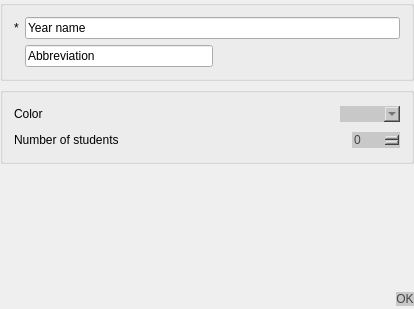
<?xml version="1.0" encoding="UTF-8"?>
<ui version="4.0">
 <class>ClassesDialog</class>
 <widget class="QDialog" name="ClassesDialog">
  <property name="geometry">
   <rect>
    <x>0</x>
    <y>0</y>
    <width>414</width>
    <height>309</height>
   </rect>
  </property>
  <property name="windowTitle">
   <string>Add Group</string>
  </property>
  <layout class="QGridLayout" name="gridLayout_6">
   <property name="leftMargin">
    <number>0</number>
   </property>
   <property name="topMargin">
    <number>0</number>
   </property>
   <property name="rightMargin">
    <number>0</number>
   </property>
   <property name="bottomMargin">
    <number>0</number>
   </property>
   <property name="spacing">
    <number>0</number>
   </property>
   <item row="0" column="0">
    <layout class="QGridLayout" name="gridLayout_5">
     <item row="0" column="0">
      <widget class="QGroupBox" name="groupBox">
       <property name="title">
        <string/>
       </property>
       <layout class="QGridLayout" name="gridLayout_2">
        <item row="0" column="0">
         <layout class="QGridLayout" name="gridLayout">
          <item row="0" column="1">
           <layout class="QVBoxLayout" name="verticalLayout">
            <item>
             <widget class="QLineEdit" name="Name">
              <property name="text">
               <string>Year name</string>
              </property>
             </widget>
            </item>
           </layout>
          </item>
          <item row="1" column="1">
           <layout class="QHBoxLayout" name="horizontalLayout">
            <item>
             <widget class="QLineEdit" name="Abbreviation">
              <property name="text">
               <string>Abbreviation</string>
              </property>
             </widget>
            </item>
            <item>
             <spacer name="horizontalSpacer">
              <property name="orientation">
               <enum>Qt::Horizontal</enum>
              </property>
              <property name="sizeHint" stdset="0">
               <size>
                <width>40</width>
                <height>20</height>
               </size>
              </property>
             </spacer>
            </item>
           </layout>
          </item>
          <item row="0" column="0">
           <widget class="QLabel" name="label_3">
            <property name="text">
             <string>*</string>
            </property>
           </widget>
          </item>
         </layout>
        </item>
       </layout>
      </widget>
     </item>
     <item row="3" column="0">
      <layout class="QHBoxLayout" name="horizontalLayout_4">
       <item>
        <spacer name="horizontalSpacer_4">
         <property name="orientation">
          <enum>Qt::Horizontal</enum>
         </property>
         <property name="sizeHint" stdset="0">
          <size>
           <width>40</width>
           <height>20</height>
          </size>
         </property>
        </spacer>
       </item>
       <item>
        <widget class="QPushButton" name="Ok">
         <property name="styleSheet">
          <string notr="true">QPushButton{
	font: 75 11pt &quot;Times New Roman&quot;;
	color: rgb(70, 70, 70);
	background-color: rgb(200, 200, 200);
	border: 0px solid;
}

QPushButton:hover {
	background-color: rgb(231, 231, 231);
}</string>
         </property>
         <property name="text">
          <string>OK</string>
         </property>
        </widget>
       </item>
      </layout>
     </item>
     <item row="1" column="0">
      <widget class="QGroupBox" name="groupBox_2">
       <property name="title">
        <string/>
       </property>
       <layout class="QGridLayout" name="gridLayout_4">
        <item row="0" column="0">
         <layout class="QGridLayout" name="gridLayout_3">
          <item row="0" column="0">
           <layout class="QHBoxLayout" name="horizontalLayout_2">
            <item>
             <widget class="QLabel" name="label">
              <property name="text">
               <string>Color</string>
              </property>
             </widget>
            </item>
            <item>
             <spacer name="horizontalSpacer_2">
              <property name="orientation">
               <enum>Qt::Horizontal</enum>
              </property>
              <property name="sizeHint" stdset="0">
               <size>
                <width>40</width>
                <height>20</height>
               </size>
              </property>
             </spacer>
            </item>
            <item>
             <widget class="QComboBox" name="Color">
              <property name="styleSheet">
               <string notr="true">QComboBox{
	font: 75 11pt &quot;Times New Roman&quot;;
	color: rgb(70, 70, 70);
	background-color: rgb(200, 200, 200);
	border: 0px solid;
}

QComboBox:hover {
	background-color: rgb(231, 231, 231);
}</string>
              </property>
             </widget>
            </item>
           </layout>
          </item>
          <item row="1" column="0">
           <layout class="QHBoxLayout" name="horizontalLayout_3">
            <item>
             <widget class="QLabel" name="label_2">
              <property name="text">
               <string>Number of students</string>
              </property>
             </widget>
            </item>
            <item>
             <spacer name="horizontalSpacer_3">
              <property name="orientation">
               <enum>Qt::Horizontal</enum>
              </property>
              <property name="sizeHint" stdset="0">
               <size>
                <width>40</width>
                <height>20</height>
               </size>
              </property>
             </spacer>
            </item>
            <item>
             <widget class="QSpinBox" name="NumberOfStudents">
              <property name="styleSheet">
               <string notr="true">QSpinBox{
	font: 75 11pt &quot;Times New Roman&quot;;
	color: rgb(70, 70, 70);
	background-color: rgb(200, 200, 200);
	border: 0px solid;
}

QSpinBox:hover {
	background-color: rgb(231, 231, 231);
}</string>
              </property>
              <property name="maximum">
               <number>1000</number>
              </property>
             </widget>
            </item>
           </layout>
          </item>
         </layout>
        </item>
       </layout>
      </widget>
     </item>
     <item row="2" column="0">
      <spacer name="verticalSpacer_2">
       <property name="orientation">
        <enum>Qt::Vertical</enum>
       </property>
       <property name="sizeHint" stdset="0">
        <size>
         <width>20</width>
         <height>40</height>
        </size>
       </property>
      </spacer>
     </item>
    </layout>
   </item>
  </layout>
 </widget>
 <layoutdefault spacing="6" margin="11"/>
 <resources/>
 <connections>
  <connection>
   <sender>Ok</sender>
   <signal>clicked()</signal>
   <receiver>ClassesDialog</receiver>
   <slot>accept()</slot>
   <hints>
    <hint type="sourcelabel">
     <x>333</x>
     <y>275</y>
    </hint>
    <hint type="destinationlabel">
     <x>332</x>
     <y>295</y>
    </hint>
   </hints>
  </connection>
 </connections>
</ui>
